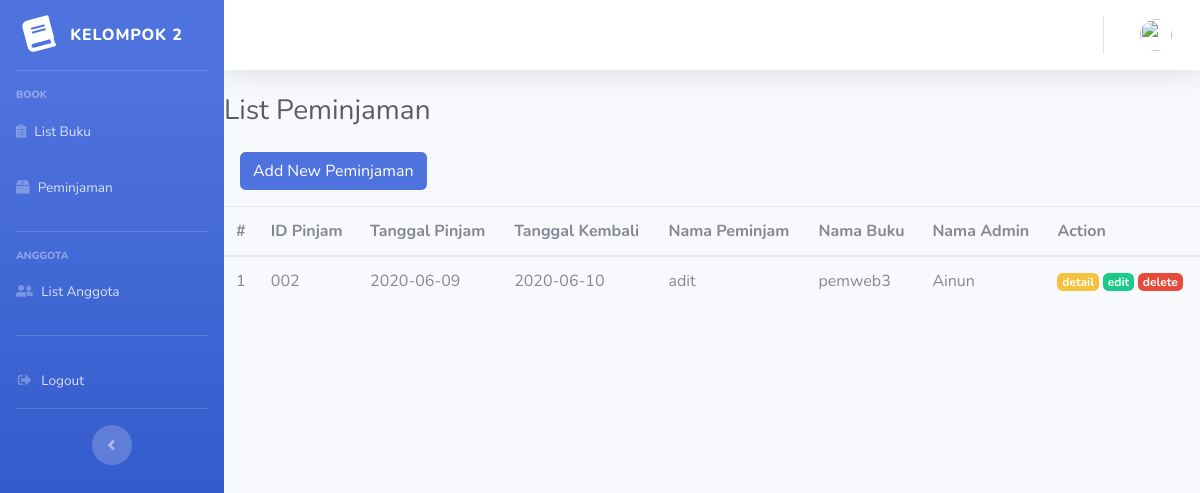
Page /CIPerpustakaan/index.php/peminjaman on the committed database.
### tables this page shows
CREATE TABLE `peminjaman` (
  `id_pinjam` varchar(10) NOT NULL,
  `tgl_pinjam` date NOT NULL,
  `tgl_kembali` date NOT NULL,
  `jumlah_buku` int(12) NOT NULL,
  `id_anggota` varchar(10) NOT NULL,
  `id_buku` varchar(10) NOT NULL,
  `id_admin` varchar(20) NOT NULL
);

CREATE TABLE `anggota` (
  `id_anggota` varchar(10) NOT NULL,
  `nama_anggota` varchar(20) NOT NULL,
  `tgl_lahir` date NOT NULL,
  `no_telp` bigint(20) NOT NULL,
  `alamat` text NOT NULL
);

CREATE TABLE `buku` (
  `id_buku` varchar(10) NOT NULL,
  `judul_buku` varchar(255) NOT NULL,
  `penerbit` varchar(255) NOT NULL,
  `pengarang` varchar(255) NOT NULL,
  `id_kategori` varchar(10) NOT NULL
);

### CIPerpustakaan/application/controllers/Peminjaman.php (called while the page is built, shortened)
<?php
class Peminjaman extends CI_Controller
{
	public function index()
	{
		$data['peminjaman'] = $this->db->get('peminjaman')->result_array();
		$data['title'] = 'List Peminjaman';
		$this->load->view('templates/header', $data);
		$this->load->view('templates/sidebar', $data);
		$this->load->view('templates/topbar', $data);
		$this->load->view('peminjaman/index', $data);
		$this->load->view('templates/footer');
	}
}

### CIPerpustakaan/index.php (called while the page is built, shortened)
<?php
require_once BASEPATH.'core/CodeIgniter.php';

### CIPerpustakaan/application/models/Peminjaman_Model.php (called while the page is built, shortened)
<?php
class Peminjaman_Model extends CI_Model
{
    public function get_join()
    {
        $this->db->select('*');
        $this->db->from('peminjaman');
        $this->db->join('buku', 'buku.id_buku = peminjaman.id_buku');
        $this->db->join('anggota', 'anggota.id_anggota = peminjaman.id_anggota');
        $this->db->join('admin', 'admin.id_admin = peminjaman.id_admin');
        $query = $this->db->get();
        return $query;
    }
}

### CIPerpustakaan/application/views/peminjaman/index.php (the view, shortened to what this page needs)
<?php
$query = $this->Peminjaman_Model->get_join();
?>
<h1 class="h3 mb-4 text-gray-800"><?= $title; ?></h1>
<a href="<?= base_url('peminjaman/inputpeminjaman') ?>" class="btn btn-primary ml-3 mb-3">Add New Peminjaman</a>
<table class="table table-hover">
	<thead>
		<tr>
			<th scope="col">#</th>
			<th scope="col">ID Pinjam</th>
			<th scope="col">Tanggal Pinjam</th>
			<th scope="col">Tanggal Kembali</th>
			<th scope="col">Nama Peminjam</th>
			<th scope="col">Nama Buku</th>
			<th scope="col">Nama Admin</th>
			<th scope="col">Action</th>
		</tr>
	</thead>
	<tbody>
		<?php
		$count = 0;
		foreach ($query->result() as $row) :
			$count++;
		?>
			<tr>
				<td><?php echo $count; ?></td>
				<td><?php echo $row->id_pinjam; ?></td>
				<td><?php echo $row->tgl_pinjam; ?></td>
				<td><?php echo $row->tgl_kembali; ?></td>
				<td><?php echo $row->nama_anggota; ?></td>
				<td><?php echo $row->judul_buku; ?></td>
				<td><?php echo $row->username; ?></td>
				<td>
					<a href="<?= base_url('peminjaman/detail/' . $row->id_pinjam) ?>" class="badge badge-warning">detail</a>
					<a href="<?= base_url('peminjaman/edit/' .  $row->id_pinjam) ?>" class="badge badge-success">edit</a>
					<a href="<?= base_url('peminjaman/delete/' . $row->id_pinjam) ?>" class="badge badge-danger">delete</a>
				</td>
			</tr>
		<?php endforeach; ?>
	</tbody>

### rows in the picture
peminjaman: id_pinjam "002", tgl_pinjam "2020-06-09", tgl_kembali "2020-06-10", id_anggota.nama_anggota "adit", id_buku.judul_buku "pemweb3", id_admin.username "Ainun"

### other values in the picture
$title "List Peminjaman"
